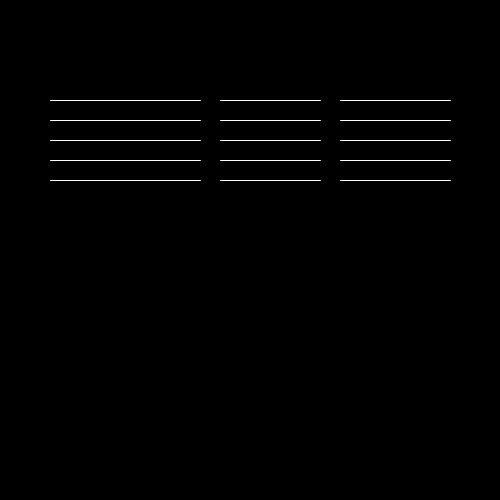
Frame 1 (no input)
Frame 60 (the mouse pressed at the canvas centre just before this capture): identical to frame 1, image omitted
Frame 120 (the mouse held since frame 60 and released just before this capture): identical to frame 1, image omitted

The Processing sketch that drew this single still picture (run headless with seeded random() and noise(); from frame 60 on, the mouse is pressed at the canvas centre):

// Processing sketch: iteration
// ── iteration.pde
void setup()
{
  size(500, 500);
}

void draw()
{
  background(0);
  stroke(255);
  line(50, 100, 200, 100);
  line(50, 120, 200, 120);
  line(50, 140, 200, 140);
  line(50, 160, 200, 160);
  line(50, 180, 200, 180);
  
  // while
  // for
  // do while
  
  float y = 100;
  while(y <= 180)
  {
    line(220, y, 320, y);
    y += 20;
  }
  
  for(float f = 100; f <= 180; f += 20) //<>//
  {
    line(340, f, 450, f);    
  }
  
  int numLines = 5;
  float s = 100;
  float gap = 20;
  for(int i = 0 ; i > numLines; i ++)
  {
    float f = s + i * gap;
    line(460, f , 480, f);
  }
  
  
  
}
